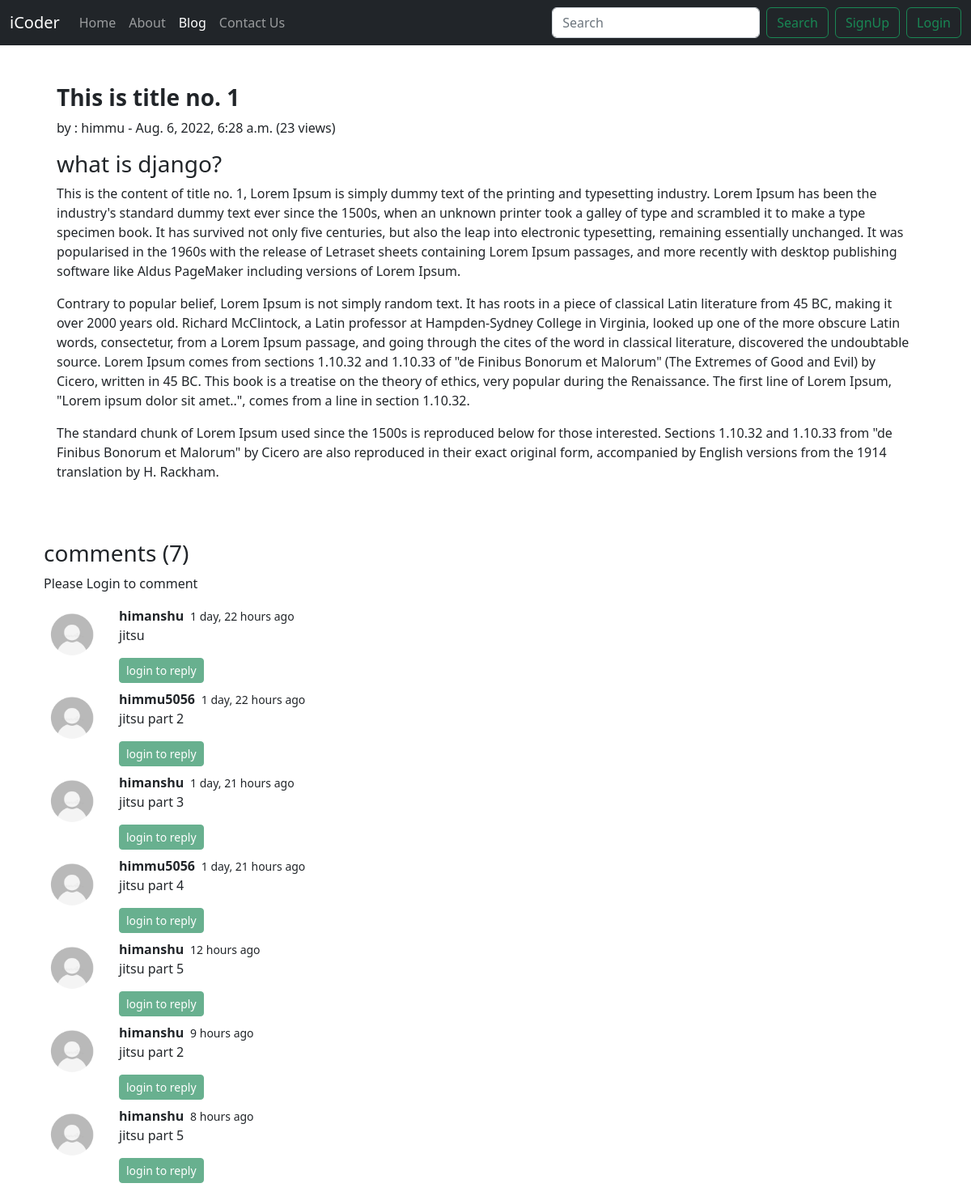
/blog/first-post/, run on the app's committed database.
### blog/models.py (models this page shows, shortened)
class Post(models.Model):
    id = models.AutoField(primary_key=True)
    author = models.CharField(max_length=100)
    title = models.CharField(max_length=2000)
    message = models.TextField(max_length=50000)
    slug = models.CharField(max_length=1000)
    views = models.IntegerField(default=0)
    date = models.DateTimeField(blank=True)

class BlogComment(models.Model):
    id = models.AutoField(primary_key=True)
    comment = models.TextField(max_length=10000)
    user = models.ForeignKey(User,on_delete=models.CASCADE)
    post = models.ForeignKey(Post,on_delete=models.CASCADE)
    parent = models.ForeignKey('self',on_delete=models.CASCADE,null=True)
    time = models.DateTimeField(default=now)

### blog/views.py (the view)
# urls.py: path('<str:slug>/', views.blogPost , name='blogPost'),
def blogPost(request,slug):
    post = Post.objects.filter(slug=slug).first()
    post.views = post.views + 1
    post.save()
    comment = BlogComment.objects.filter(post=post,parent=None)
    replyes = BlogComment.objects.filter(post=post).exclude(parent=None)
    repdict = {}
    for reply in replyes:
        if reply.parent.id not in repdict.keys():
            repdict[reply.parent.id] = [reply]
        else:
            repdict[reply.parent.id].append(reply)
    if post:
        pass
    else:
        return HttpResponse('404 ERROR | Page Not Found!')
    context = {'post':post,'comments':comment,'user':request.user,'replyes':repdict}
    return render(request,'blog/blogPost.html', context)

### blog/templatetags/extras.py (called while the page is built)
@register.filter(name='get_replyes')
def get_replyes(dict,key):
    return dict.get(key)

### templates/blog/blogPost.html (shortened to what this page needs)
{% extends 'layout.html' %}
{% block blogActive %}active{% endblock blogActive %}
{% block body %}
<div class="container my-3">
  <div class="p-3 mb-4">
    <div class="container-fluid py-3">
      <h3 class="display-9 fw-bold">{{post.title}}</h3>
      <p class="col-md-12 fs-8">by : {{post.author}} - {{post.date}} (<span>{{post.views}} views</span>)</p>
      <p class="col-md-12 fs-5">{{post.message|safe}}</p>
    </div>
  </div>
  <div class="container">
    {% load humanize %}
    {% load extras %}
    <h3>comments ({{comments.count}})</h3>
    <div class="mb-3">
      {% if user.is_authenticated %}
      <form action="/blog/postcomment" method='post' class='mb-3'>
        {% csrf_token %}
        <div class="mb-3 col-md-6">
          <label for="comment" class="form-label">Post Your Comment Here</label>
          <input type='text' class="form-control" name="comment" id="comment" placeholder='Enter Comment'>
          <input type="hidden" name="parentSno" value="">
        </div>
        <input type="hidden" name="postSno" value='{{post.id}}'>
        <input type="submit" class='btn btn-success' value="submit">
      </form>
      {% else %}
      <p>Please Login to comment</p>
      {% endif %}
    </div>
    {% for comment in comments %}
    <div class="row my-2">
      <div class="col-md-1">
        <img src="/static/img/user11.jpg" class="rounded mx-auto d-block w-100" alt="...">
      </div>
      <div class="col-md-11"><strong>{{comment.user.username}}</strong>
        <span class='small'>&nbsp;{{comment.time|naturaltime}}</span>
        <p>{{comment.comment}}</p>
        {% if user.is_authenticated %}
        <button class="btn btn-success btn-sm" type="button" data-bs-toggle="collapse"
          data-bs-target="#replybox{{comment.id}}" aria-expanded="false" aria-controls="replybox{{comment.id}}">
          reply
        </button>
        {% else %}
        <button class="btn btn-success btn-sm" type="button" data-bs-toggle="collapse"
          data-bs-target="#replybox{{comment.id}}" aria-expanded="false" aria-controls="replybox{{comment.id}}" disabled>
          login to reply
        </button>
        {% endif %}
      </div>
    </div>
    {% endfor %}
    {% endblock body %}

### data on the page
Post: title "This is title no. 1", author "himmu", date "Aug. 6, 2022, 6:28 a.m.", views "23", message "what is django? This is the content of title no. 1, Lorem Ipsum is simply dummy text of the printing and typesetting industry. Lorem Ipsum has been the industry's standard dummy text ever since the 1500s, when an unknown printer took a galley of type and scrambled it to make a type specimen book. It has survived not only five centuries, but also the leap into electronic typesetting, remaining essentially unchanged. It was popularised in the 1960s with the release of Letraset sheets containing Lorem Ipsum passages, and more recently with desktop publishing software like Aldus PageMaker including versions of Lorem Ipsum. Contrary to popular belief, Lorem Ipsum is not simply random text. It…"
BlogComment: user.username "himanshu", time "1 day, 22 hours ago", comment "jitsu"
BlogComment: user.username "himmu5056", time "1 day, 22 hours ago", comment "jitsu part 2"
BlogComment: user.username "himanshu", time "1 day, 21 hours ago", comment "jitsu part 3"
BlogComment: user.username "himmu5056", time "1 day, 21 hours ago", comment "jitsu part 4"
BlogComment: user.username "himanshu", time "12 hours ago", comment "jitsu part 5"
BlogComment: user.username "himanshu", time "9 hours ago", comment "jitsu part 2"
BlogComment: user.username "himanshu", time "8 hours ago", comment "jitsu part 5"

### other printed values
{{ comments.count }} "7"
